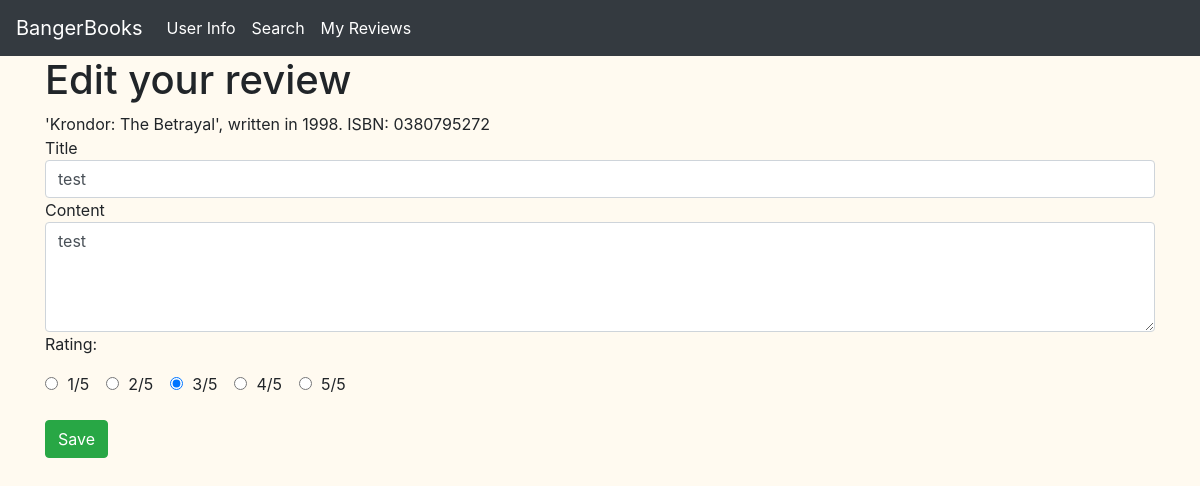
Page /review/edit/1 (signed in) on the committed database.
### search/models.py (models this page shows)
class Book(models.Model):
    author_id = models.ForeignKey(Author, on_delete=models.CASCADE, related_name="books")
    title = models.TextField()
    isbn = models.TextField()
    year = models.IntegerField()
    def __str__(self):
        return f"'{self.title}', written in {self.year}. ISBN: {self.isbn}"

### review/models.py (models this page shows, shortened)
class Review(models.Model):
    book = models.ForeignKey(Book, on_delete=models.CASCADE, related_name="reviews")
    title = models.TextField(max_length=128)
    user_id = models.IntegerField()
    content = models.TextField(max_length=1024)
    rating = models.SmallIntegerField(default=3, validators=[MaxValueValidator(5)])

### review/views.py (the view, shortened to what this page needs)
# urls.py: path("edit/<int:book_id>", views.edit, name="edit"),
@login_required()
def edit(request, book_id):
    if Review.objects.filter(user_id=request.user.id, book_id=book_id).exists():
        review = Review.objects.get(user_id=request.user.id, book_id=book_id)
        book = Book.objects.get(pk=book_id)
        return render(request, "review/edit.html", {
            "book": book,
            "form": ReviewForm(initial={'title': review.title, 'content': review.content,
                                        'rating': review.rating})
        })
    return HttpResponseRedirect(reverse("search:book", args=(book_id,)))

### review/views.py
class ReviewForm(forms.Form):
    title = forms.CharField(max_length=128, widget=(forms.TextInput(attrs={'class': 'form-control'})))
    content = forms.CharField(max_length=1024, widget=(forms.Textarea(attrs={'class': 'form-control', 'rows': '4'})))
    rating = forms.ChoiceField(widget=forms.RadioSelect(attrs={'class': 'form-check-input'}), choices=choices)

### review/templates/review/edit.html (shortened to what this page needs)
{% extends 'review/layouts.html' %}
{% block body %}
    <div class="container">
        <h1>Edit your review</h1>
        {{ book }}
        <form action="{% url 'review:edit' book.id %}" method="POST">
            {{ form.title.label }}
            {{ form.title }}
            {{ form.content.label }}
            {{ form.content }}
            <div class="form-group">
                <p>Rating:</p>
                {% for radio in form.rating %}
                <div class='form-check form-check-inline'>
                    {{ radio }}
                </div>
                {% endfor %}
            </div>
            <input class='btn btn-success' type="submit" value="Save">
        </form>
    </div>
{% endblock %}

### static/css/bangerbooks.css (style rules this page uses)
body { background-color: floralwhite; }

### rows in the picture
Book: title+year+isbn "'Krondor: The Betrayal', written in 1998. ISBN: 0380795272"
Review: title "test", content "test"
